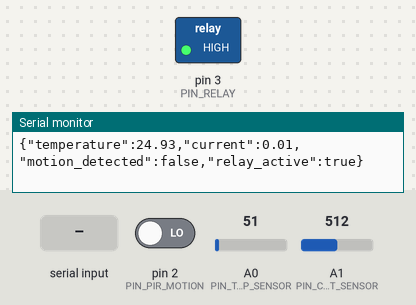
The sketch below on a simulated Arduino Uno, built with avr-gcc and run on an emulated ATmega328P. Shown: switched loads named in the sketch (green lamp = pin HIGH), the last lines printed to the serial monitor. The inputs (shaded band) are chosen by the test bench; at power-on: pin 2 (PIN_PIR_MOTION) LOW, A0 (PIN_TEMP_SENSOR) = 51, A1 (PIN_CURRENT_SENSOR) = 512.

Above: at 1.2 s.
1.3 s: "TURN_OFF\n" received over Serial
At 2.3 s:
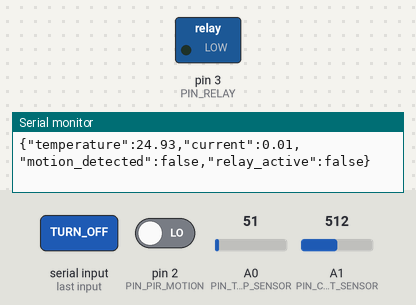
5.5 s: "TURN_ON\n" received over Serial
At 6.7 s:
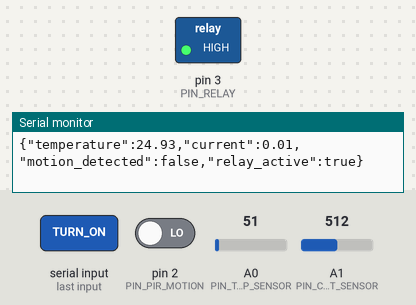
Timing chart, 0 to 8.5 s (numbered marks = the images above; inputs shaded):
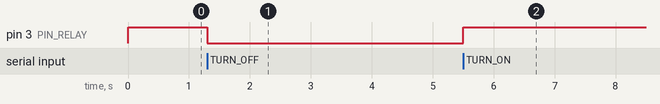

The sketch:

EunoiaEdgeNode.ino
```cpp
/**
 * Eunoia Embedded Safety Infrastructure Node Firmware.
 * Target MCU Architecture: Microchip ATmega328P (Arduino UNO)
 * * Compiles non-blocking execution timelines to poll sensors and
 * interface cleanly with downstream FastAPI backend servers using standardized JSON schemas.
 */

#include "config.h"
#include "sensors.h"
#include "commands.h"

// --- NON-BLOCKING SCHEDULER TIMESTAMP VARIABLES ---
unsigned long previousTelemetryTime = 0;
unsigned long previousHeartbeatTime = 0;

/**
 * Microcontroller Boot Configuration Initialization Block.
 */
void setup() {
    // Open high-speed industrial serial bus channel pipeline
    Serial.begin(115200);

    // Define pin directions for internal register maps
    pinMode(PIN_PIR_MOTION, INPUT);
    pinMode(PIN_RELAY, OUTPUT);

    // Boot safety baseline: Force safe closed-loop state on line relays
    setRelayState(true);

    // Print boot confirmation signature block
    Serial.println("{\"system\":\"PULSE_EDGE_NODE\",\"status\":\"BOOT_COMPLETE\",\"firmware\":\"1.0.0\"}");
}

/**
 * Core Application Superloop execution pipeline.
 */
void loop() {
    unsigned long currentTime = millis();

    // Task 1: Continuously listen for remote commands from the API
    processIncomingCommands();

    // Task 2: Standardized Telemetry Data Frame Transmission Vector (Every 1 Second)
    if (currentTime - previousTelemetryTime >= INTERVAL_TELEMETRY) {
        previousTelemetryTime = currentTime;

        // Sample all data tracks from hardware layers
        float currentTemp = readTemperature();
        float currentLoad = readCurrent();
        bool motionActive = readMotion();
        bool relayActive  = getRelayStatus();

        // Output serialized telemetry packets for FastAPI backend ingestion
        Serial.print("{");
        Serial.print("\"temperature\":");   Serial.print(currentTemp, 2);  Serial.print(",");
        Serial.print("\"current\":");       Serial.print(currentLoad, 2);  Serial.print(",");
        Serial.print("\"motion_detected\":"); Serial.print(motionActive ? "true" : "false"); Serial.print(",");
        Serial.print("\"relay_active\":");    Serial.print(relayActive ? "true" : "false");
        Serial.println("}");
    }

    // Task 3: Infrastructure Heartbeat Metric Logging Vector (Every 5 Seconds)
    if (currentTime - previousHeartbeatTime >= INTERVAL_HEARTBEAT) {
        previousHeartbeatTime = currentTime;

        // Output lightweight network diagnostic signals to announce node availability
        Serial.print("{\"heartbeat\":\"PING\",\"uptime_ms\":");
        Serial.print(currentTime);
        Serial.print(",\"relay_status\":");
        Serial.print(getRelayStatus() ? "\"ENGAGED\"" : "\"LOCKED_OUT\"");
        Serial.println("}");
    }
}
```

commands.h
```cpp
#ifndef COMMANDS_H
#define COMMANDS_H

#include <Arduino.h>
#include "config.h"

/**
 * Handles the logic state of the relay module.
 * @param activate Pass true to close the relay contacts, false to cut power.
 */
void setRelayState(bool activate) {
    if (activate) {
        digitalWrite(PIN_RELAY, HIGH); // Engages the driver coil
    } else {
        digitalWrite(PIN_RELAY, LOW);  // Drops out the driver coil
    }
}

/**
 * Gets the current physical execution status of the relay pin wrapper.
 * @return bool True if energized, false if open.
 */
bool getRelayStatus() {
    return (digitalRead(PIN_RELAY) == HIGH);
}

/**
 * Checks the Serial RX ring buffer for incoming configuration strings from the FastAPI backend.
 * Parses commands and outputs instant confirmation receipts.
 */
void processIncomingCommands() {
    if (Serial.available() > 0) {
        String command = Serial.readStringUntil('\n');
        command.trim(); // Clears trailing carriages or whitespace noise

        if (command == "TURN_ON") {
            setRelayState(true);
            Serial.print("{\"receipt\":\"CMD_EXEC\",\"relayActive\":true,\"msg\":\"Relay bus closed.\"}");
            Serial.println();
        }
        else if (command == "TURN_OFF") {
            setRelayState(false);
            Serial.print("{\"receipt\":\"CMD_EXEC\",\"relayActive\":false,\"msg\":\"Relay bus open.\"}");
            Serial.println();
        }
    }
}

#endif
```

sensors.h
```cpp
#ifndef SENSORS_H
#define SENSORS_H

#include <Arduino.h>
#include "config.h"

/**
 * Reads the analog voltage from the temperature sensor and converts it to Celsius.
 * Assumes a standard LM35 linear temperature sensor (10mV per degree Celsius).
 * @return float Calculated temperature in Celsius.
 */
float readTemperature() {
    int rawADC = analogRead(PIN_TEMP_SENSOR);
    float voltage = (rawADC / ADC_RESOLUTION) * SYSTEM_VOLTAGE;
    float temperatureC = voltage * 100.0;
    return temperatureC;
}

/**
 * Reads the ACS712 current sensor by sampling the AC/DC waveform to find its offset.
 * Calculates the Root Mean Square (RMS) or steady DC current draw.
 * @return float Calculated current in Amperes.
 */
float readCurrent() {
    int samples = 10;
    float totalVoltage = 0.0;

    for (int i = 0; i < samples; i++) {
        int rawADC = analogRead(PIN_CURRENT_SENSOR);
        // ACS712 sits at VCC / 2 (2.5V) when there is zero current passing through it
        float voltage = (rawADC / ADC_RESOLUTION) * SYSTEM_VOLTAGE - (SYSTEM_VOLTAGE / 2.0);
        totalVoltage += voltage;
        delay(1);
    }

    float averageVoltage = totalVoltage / samples;
    float currentA = abs(averageVoltage / CURRENT_SENSITIVITY);
    return currentA;
}

/**
 * Checks the digital logic state of the passive infrared sensor.
 * @return bool True if physical movement is detected in the workspace area.
 */
bool readMotion() {
    return (digitalRead(PIN_PIR_MOTION) == HIGH);
}

#endif
```

config.h
```cpp
#ifndef CONFIG_H
#define CONFIG_H

// --- HARDWARE PIN ASSIGNMENTS ---
#define PIN_TEMP_SENSOR    A0   // Analog input for Temperature Sensor (LM35 / NTC Thermistor)
#define PIN_CURRENT_SENSOR A1   // Analog input for Current Sensor (ACS712)
#define PIN_PIR_MOTION     2    // Digital input for PIR Motion Sensor
#define PIN_RELAY          3    // Digital output to control the Relay Module

// --- CALIBRATION PARAMETERS ---
#define ADC_RESOLUTION     1023.0
#define SYSTEM_VOLTAGE     5.0
#define CURRENT_SENSITIVITY 0.185 // Sensitivity for ACS712-05B (185mV/A)

// --- TIMING INTERVALS (Milliseconds) ---
#define INTERVAL_TELEMETRY 1000   // Read and transmit sensor data every 1 second
#define INTERVAL_HEARTBEAT 5000   // Send status heartbeat every 5 seconds

#endif
```

Measured:
- after the input at 1.3 s, pin 3 (PIN_RELAY): HIGH → LOW at once
- after the input at 5.5 s, pin 3 (PIN_RELAY): LOW → HIGH at once
